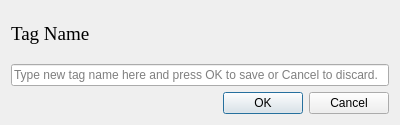
<?xml version="1.0" encoding="UTF-8"?>
<ui version="4.0">
 <class>AddTagDialog</class>
 <widget class="QDialog" name="AddTagDialog">
  <property name="geometry">
   <rect>
    <x>0</x>
    <y>0</y>
    <width>400</width>
    <height>125</height>
   </rect>
  </property>
  <property name="windowTitle">
   <string>Add Tag</string>
  </property>
  <layout class="QGridLayout" name="gridLayout">
   <item row="1" column="0">
    <widget class="QLineEdit" name="addTagLineEdit">
     <property name="toolTip">
      <string>Type new tag name here and press OK to save or Cancel to discard.</string>
     </property>
     <property name="placeholderText">
      <string>Type new tag name here and press OK to save or Cancel to discard.</string>
     </property>
    </widget>
   </item>
   <item row="2" column="0">
    <widget class="QDialogButtonBox" name="addTagButtons">
     <property name="orientation">
      <enum>Qt::Horizontal</enum>
     </property>
     <property name="standardButtons">
      <set>QDialogButtonBox::Cancel|QDialogButtonBox::Ok</set>
     </property>
    </widget>
   </item>
   <item row="0" column="0">
    <widget class="QLabel" name="tagNameLable">
     <property name="font">
      <font>
       <family>Times New Roman</family>
       <pointsize>14</pointsize>
      </font>
     </property>
     <property name="text">
      <string>Tag Name</string>
     </property>
     <property name="textFormat">
      <enum>Qt::RichText</enum>
     </property>
    </widget>
   </item>
  </layout>
 </widget>
 <tabstops>
  <tabstop>addTagLineEdit</tabstop>
  <tabstop>addTagButtons</tabstop>
 </tabstops>
 <resources/>
 <connections>
  <connection>
   <sender>addTagButtons</sender>
   <signal>accepted()</signal>
   <receiver>AddTagDialog</receiver>
   <slot>accept()</slot>
   <hints>
    <hint type="sourcelabel">
     <x>248</x>
     <y>254</y>
    </hint>
    <hint type="destinationlabel">
     <x>157</x>
     <y>274</y>
    </hint>
   </hints>
  </connection>
  <connection>
   <sender>addTagButtons</sender>
   <signal>rejected()</signal>
   <receiver>AddTagDialog</receiver>
   <slot>reject()</slot>
   <hints>
    <hint type="sourcelabel">
     <x>316</x>
     <y>260</y>
    </hint>
    <hint type="destinationlabel">
     <x>286</x>
     <y>274</y>
    </hint>
   </hints>
  </connection>
  <connection>
   <sender>addTagLineEdit</sender>
   <signal>returnPressed()</signal>
   <receiver>AddTagDialog</receiver>
   <slot>accept()</slot>
   <hints>
    <hint type="sourcelabel">
     <x>199</x>
     <y>76</y>
    </hint>
    <hint type="destinationlabel">
     <x>199</x>
     <y>62</y>
    </hint>
   </hints>
  </connection>
 </connections>
</ui>
